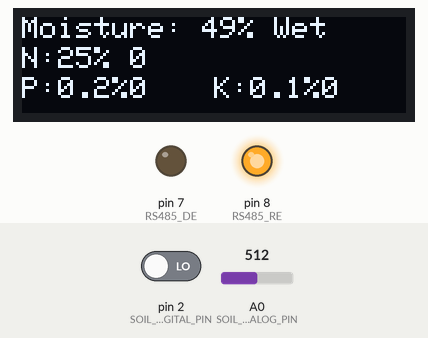
Simulated run of this sketch. Board: Arduino Uno, built with avr-gcc and run on an emulated ATmega328P. On the bench: 128×32 one-colour display, output pins drawn as LEDs (lit = HIGH). The inputs (shaded band) are chosen by the test bench; at power-on: A0 (SOIL_ANALOG_PIN) = 512, pin 2 (SOIL_DIGITAL_PIN) LOW. What the sketch prints to the serial monitor is not drawn.

Above: at 3.9 s.
4.0 s: A0 (SOIL_ANALOG_PIN) set to 502
At 8.9 s:
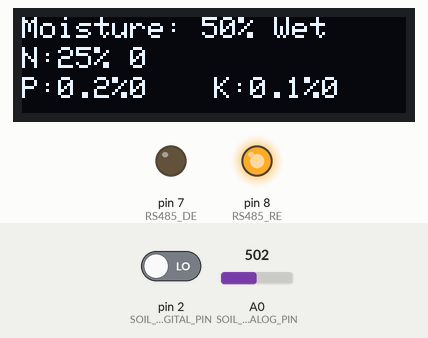
9.7 s: A0 (SOIL_ANALOG_PIN) set to 306
At 15.1 s:
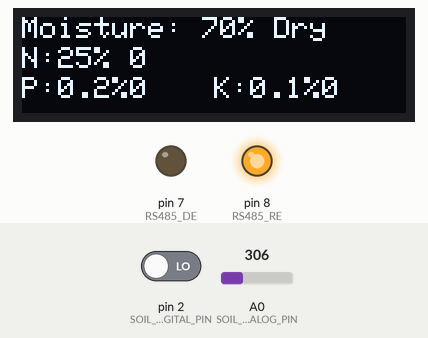
15.8 s: A0 (SOIL_ANALOG_PIN) set to 122
At 21.3 s:
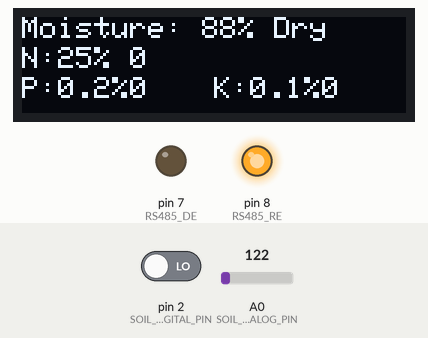
22.0 s: A0 (SOIL_ANALOG_PIN) set to 511
At 27.5 s:
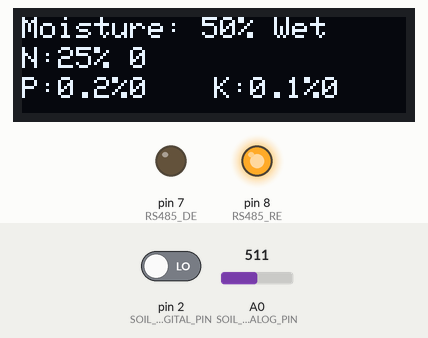
Timing chart, 0 to 29.0 s (numbered marks = the images above; inputs shaded):
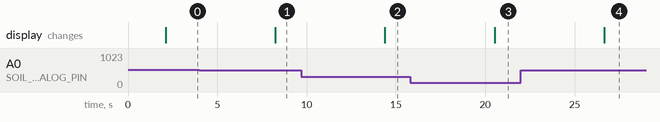

The sketch:

moisturepercentage_asyncmodbus.ino
```cpp
#include <SoftwareSerial.h>
#include <ModbusMaster.h>
#include <Wire.h>
#include <Adafruit_GFX.h>
#include <Adafruit_SSD1306.h>

// Define OLED display size
#define SCREEN_WIDTH 128
#define SCREEN_HEIGHT 32
Adafruit_SSD1306 display(SCREEN_WIDTH, SCREEN_HEIGHT, &Wire, -1);

// RS-485 Modbus setup
#define RS485_DE 7 // DE pin
#define RS485_RE 8 // RE pin
#define RS485_TX 10 // TX pin for SoftwareSerial
#define RS485_RX 11 // RX pin for SoftwareSerial

SoftwareSerial rs485Serial(RS485_RX, RS485_TX);
ModbusMaster node;

// Soil moisture sensor pins
#define SOIL_ANALOG_PIN A0  // Analog pin for soil moisture
#define SOIL_DIGITAL_PIN 2  // Digital pin for soil moisture

// Soil moisture threshold for wet/dry condition
const int MOISTURE_THRESHOLD = 600;

void preTransmission() {
  digitalWrite(RS485_DE, HIGH); // Enable RS-485 transmit mode
  digitalWrite(RS485_RE, LOW);  // Disable RS-485 receive mode
}

void postTransmission() {
  digitalWrite(RS485_DE, LOW);  // Disable RS-485 transmit mode
  digitalWrite(RS485_RE, HIGH); // Enable RS-485 receive mode
}

void setup() {
  Serial.begin(9600); // Initialize serial communication for debugging

  // Initialize SoftwareSerial for RS-485
  rs485Serial.begin(9600);
  node.begin(1, rs485Serial); // Slave ID 1 (check your NPK sensor manual)
  node.preTransmission(preTransmission);
  node.postTransmission(postTransmission);

  // Initialize RS-485 pins
  pinMode(RS485_DE, OUTPUT);
  pinMode(RS485_RE, OUTPUT);
  digitalWrite(RS485_DE, LOW); // Default to receive mode
  digitalWrite(RS485_RE, HIGH);

  // Initialize OLED
  if (!display.begin(0x3C)) {
    Serial.println(F("SSD1306 allocation failed"));
    for (;;);
  }

  display.clearDisplay();
  display.setTextSize(1);
  display.setTextColor(SSD1306_WHITE);

  // Set soil sensor digital pin as input
  pinMode(SOIL_DIGITAL_PIN, INPUT);
}

void loop() {
  // ** Soil Moisture Sensor **
  int soilAnalogValue = analogRead(SOIL_ANALOG_PIN); // Analog value
  int soilDigitalValue = digitalRead(SOIL_DIGITAL_PIN); // Digital value
  int moisturePercentage = map(soilAnalogValue, 1023, 0, 0, 100); // Map to percentage
  String soilCondition = (moisturePercentage > 50) ? "Dry" : "Wet";

  // ** NPK Sensor via RS-485 **
  uint8_t result;
  uint16_t data[3]; // Array to store NPK values (Nitrogen, Phosphorus, Potassium)

  // Send Modbus request to read holding registers
  result = node.readHoldingRegisters(0x0000, 3); // Address 0x0000, 3 registers for NPK
  if (result == node.ku8MBSuccess) {
    data[0] = node.getResponseBuffer(0); // Nitrogen
    data[1] = node.getResponseBuffer(1); // Phosphorus
    data[2] = node.getResponseBuffer(2); // Potassium
  } else {
    data[0] = data[1] = data[2] = 0; // If communication fails, set NPK to 0
    Serial.println("Failed to read from NPK sensor");
  }

  // ** Debug Output to Serial Monitor **
  Serial.print("Soil Moisture (%): ");
  Serial.print(moisturePercentage);
  Serial.print(" | Condition: ");
  Serial.println(soilCondition);

  Serial.print("Nitrogen: ");
  Serial.print(data[0]);
  Serial.print(" | Phosphorus: ");
  Serial.print(data[1]);
  Serial.print(" | Potassium: ");
  Serial.println(data[2]);

  // ** Display Data on OLED **
  display.clearDisplay();

  // Line 1: Soil Moisture Percentage
  display.setCursor(0, 0);
  display.print("Moisture: ");
  display.print(moisturePercentage);
  display.print("% ");
  display.println(soilCondition);

  // Line 2: Nitrogen
  display.setCursor(0, 10);
  display.print("N:25% ");
  display.print(data[0]);

  // Line 3: Phosphorus
  display.setCursor(0, 20);
  display.print("P:0.2%");
  display.print(data[1]);

  // Line 4: Potassium
  display.setCursor(64, 20);
  display.print("K:0.1%");
  display.print(data[2]);

  // Update OLED
  display.display();

  delay(1000); // Wait for 1 second before the next reading
}
```

Measured:
- the behaviour switches between 512 and 511 on A0 (SOIL_ANALOG_PIN) (found by bisection; images 0 and 1)
- after the input at 4.0 s, the display: changes after 4.2 s (image 1)
- after the input at 9.7 s, the display: changes after 4.7 s (image 2)
- after the input at 15.8 s, the display: changes after 4.7 s (image 3)
- after the input at 22.0 s, the display: changes after 4.7 s (image 4)
